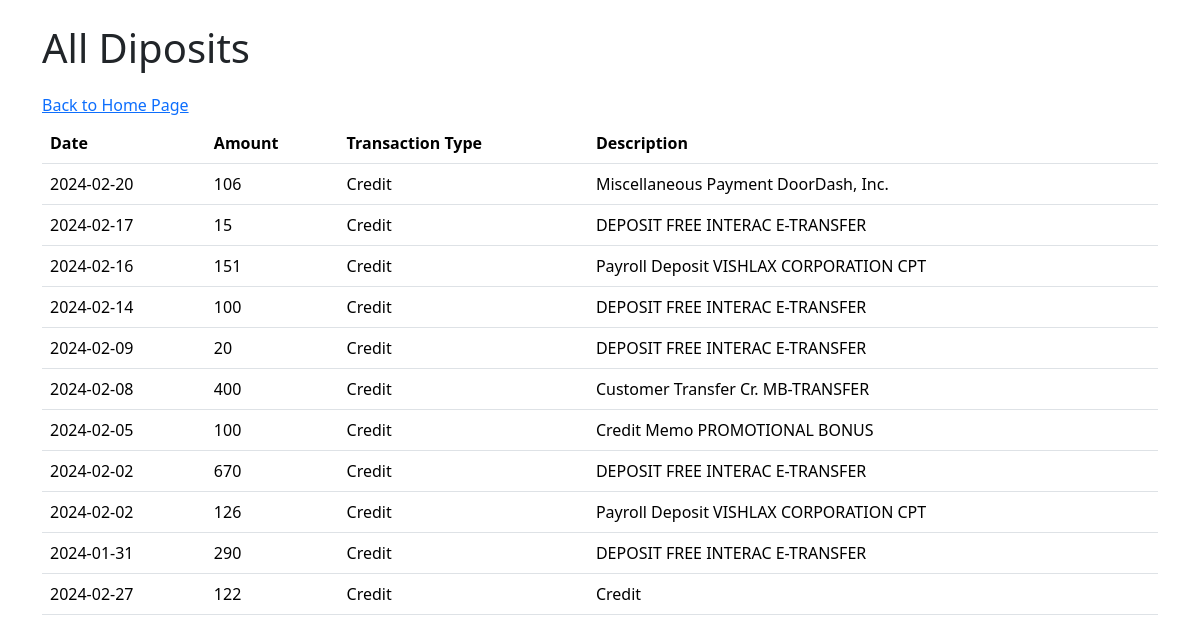
The app's page /deposits.php with its own data.
### tables this page shows
CREATE TABLE `transactions` (
  `transactionId` int(20) NOT NULL,
  `date` date NOT NULL,
  `amount` int(100) NOT NULL,
  `transactionType` varchar(200) NOT NULL,
  `transactionDescription` varchar(200) DEFAULT NULL,
  `userId` int(20) NOT NULL
);

### deposits.php (the view, shortened to what this page needs)
<?php
$host = "localhost";
$username = "root";
$password = "";
$dbname = "account";
$conn = mysqli_connect($host, $username, $password, $dbname);
$query = "SELECT date, amount, transactionType, transactionDescription FROM transactions WHERE userId = 1 AND amount>0";
$result = mysqli_query($conn,$query)
?>
<!DOCTYPE html>
<html lang="en">
<head>
    <link href="https://cdn.jsdelivr.net/npm/bootstrap@5.3.3/dist/css/bootstrap.min.css" rel="stylesheet">
</head>
<body>
    <div class="container mt-4">
        <h1 class="mb-4">All Diposits</h1>
        <h6><a href="index.php">Back to Home Page</a> </h6>
        <table class="table">
            <thead>
                <tr>
                    <th>Date</th>
                    <th>Amount</th>
                    <th>Transaction Type</th>
                    <th>Description</th>
                </tr>
            </thead>
            <tbody>
                <?php
                while ($transaction = $result->fetch_assoc()) {
                    echo "<tr>
                            <td>".$transaction['date']."</td>
                            <td>".abs($transaction['amount'])."</td>
                            <td> Credit </td>
                            <td>".$transaction['transactionType']." ".$transaction['transactionDescription']."</td>
                          </tr>";
                }
                ?>
            </tbody>
        </table>
    </div>
</body>
</html>

### records on screen
transactions: date "2024-02-20", amount "106", transactionType "Miscellaneous Payment", transactionDescription "DoorDash, Inc."
transactions: date "2024-02-17", amount "15", transactionType "DEPOSIT", transactionDescription "FREE INTERAC E-TRANSFER"
transactions: date "2024-02-16", amount "151", transactionType "Payroll Deposit", transactionDescription "VISHLAX CORPORATION CPT"
transactions: date "2024-02-14", amount "100", transactionType "DEPOSIT", transactionDescription "FREE INTERAC E-TRANSFER"
transactions: date "2024-02-09", amount "20", transactionType "DEPOSIT", transactionDescription "FREE INTERAC E-TRANSFER"
transactions: date "2024-02-08", amount "400", transactionType "Customer Transfer Cr.", transactionDescription "MB-TRANSFER"
transactions: date "2024-02-05", amount "100", transactionType "Credit Memo", transactionDescription "PROMOTIONAL BONUS"
transactions: date "2024-02-02", amount "670", transactionType "DEPOSIT", transactionDescription "FREE INTERAC E-TRANSFER"
transactions: date "2024-02-02", amount "126", transactionType "Payroll Deposit", transactionDescription "VISHLAX CORPORATION CPT"
transactions: date "2024-01-31", amount "290", transactionType "DEPOSIT", transactionDescription "FREE INTERAC E-TRANSFER"
transactions: date "2024-02-27", amount "122", transactionType "Credit"
